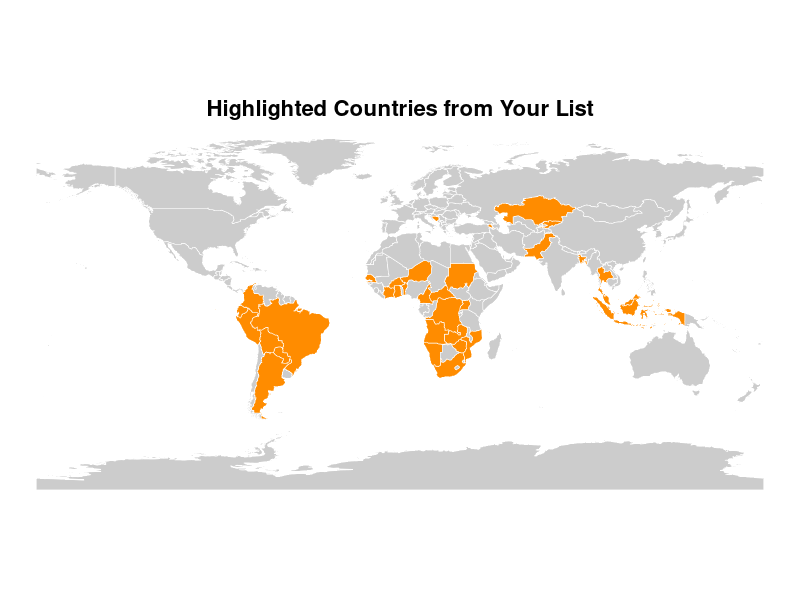
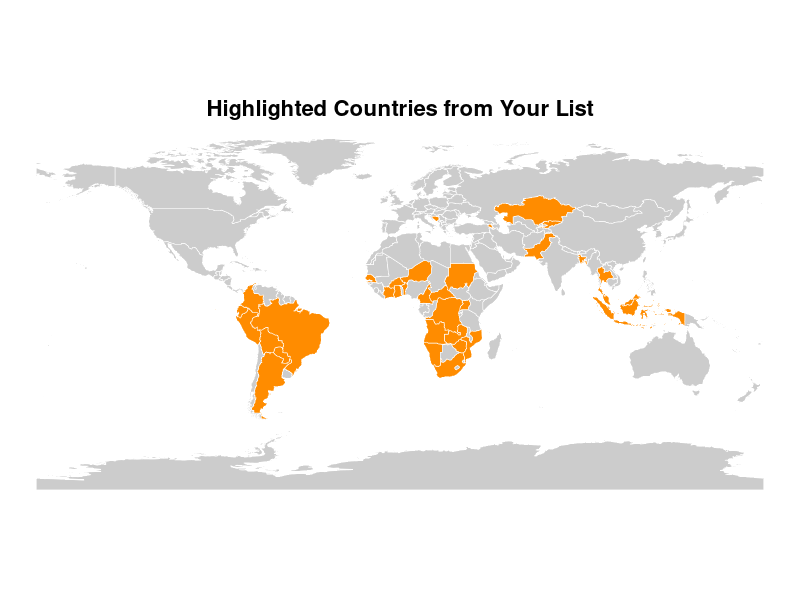

Reproduce these figures in R, in order.
# install.packages(c("rnaturalearth", "rnaturalearthdata", "sf", "ggplot2", "dplyr"))
library(rnaturalearth)
library(rnaturalearthdata)
library(sf)
library(dplyr)
library(ggplot2)

# map -----

# 1. List of countries to highlight
highlight_countries <- c(
  "Brazil", "Bolivia", "Peru", "Marshall Islands", "Pakistan",
  "Federated States of Micronesia", "Kyrgyzstan", "Bangladesh",
  "Colombia", "Sudan", "Namibia", "Uganda", "Argentina",
  "Saint Lucia", "Dominica", "Armenia", "Thailand", "Ivory Coast",
  "Ecuador", "Benin", "Kazakhstan", "Indonesia", "Ghana",
  "Cameroon", "Mozambique", "Senegal", "Burkina Faso", "Angola",
  "Niger", "Central African Republic", "Paraguay",
  "Bosnia and Herzegovina", "Zimbabwe", "Malaysia", "Zambia",
  "South Africa", "Democratic Republic of the Congo"
)

# 2. Load world map and flag
world <- ne_countries(scale = "medium", returnclass = "sf") %>%
  mutate(has_data = admin %in% highlight_countries)

# 3. Plot: non-data countries in gray, data countries in dark orange
p <- ggplot(world) +
  geom_sf(aes(fill = has_data),
          color = "white",    # country borders
          size  = 0.2) +
  scale_fill_manual(
    values = c("TRUE"  = "darkorange",
               "FALSE" = "gray80"),
    guide  = FALSE
  ) +
  labs(title = "Highlighted Countries from Your List") +
  theme_void() +
  theme(
    plot.title       = element_text(hjust = 0.5, face = "bold", size = 16),
    panel.background = element_rect(fill = "transparent", color = NA),
    plot.background  = element_rect(fill = "transparent", color = NA)
  )

# 4. Display
print(p)

# 5. (Optional) Save PNG with transparent background
ggsave(
  "highlighted_countries_map.png",
  plot = p,
  bg   = "transparent",
  width  = 8,
  height = 5
)
